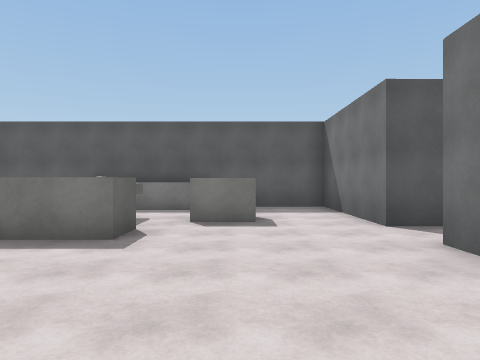
[1] (above)

18 first-person views from a walk through a Unity game level. The camera is 1.5 m above the floor, looks level and sees 70° across. The floor is counted in squares, 2 m on a side. Each view is taken from the middle of a square. On the plan, view 1 faces up. The plan holds only what a view shows up to about 11 squares ahead; the rest is blank. The place goes on beyond the plan. The player is left out. Surface patterns are stand-ins for the level's own textures.

[2]
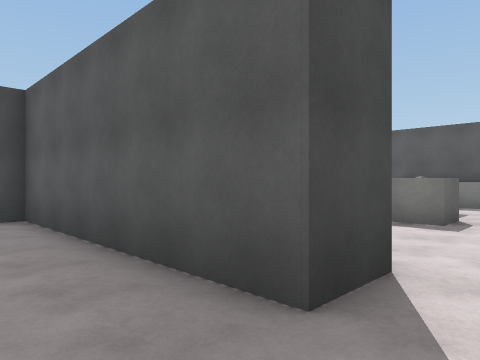

[3]
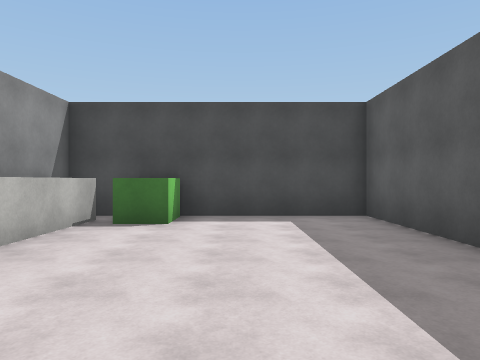

[4]
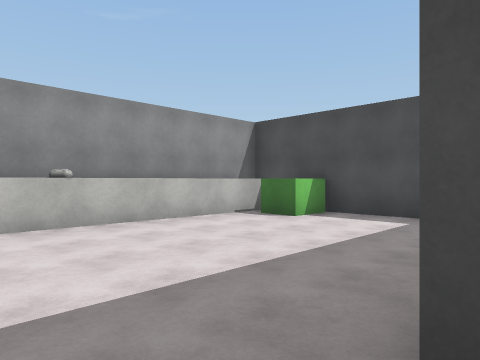

[5]
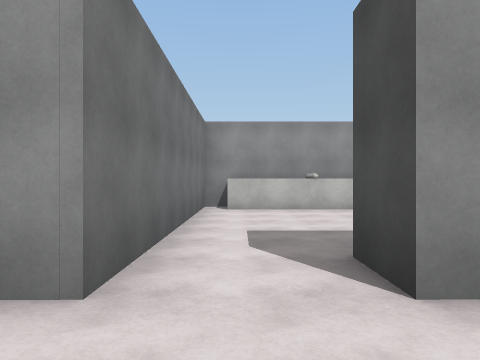

[6]
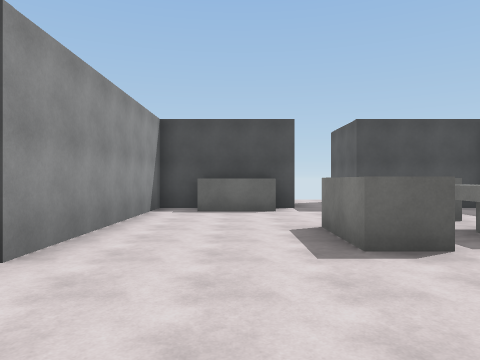

[7]
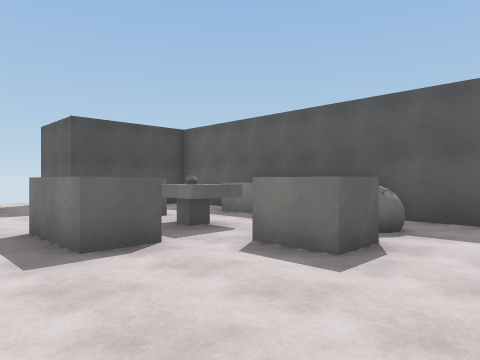

[8]
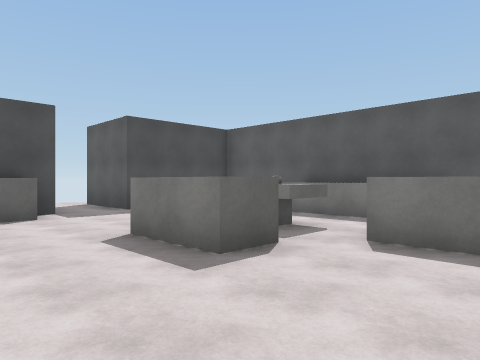

[9]
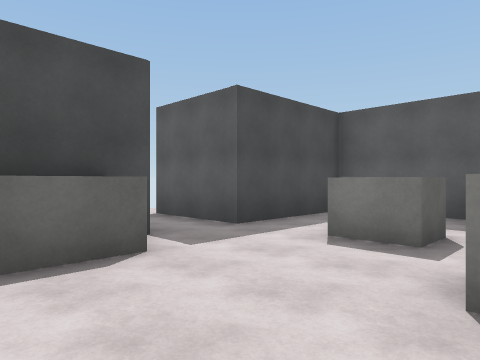

[10]
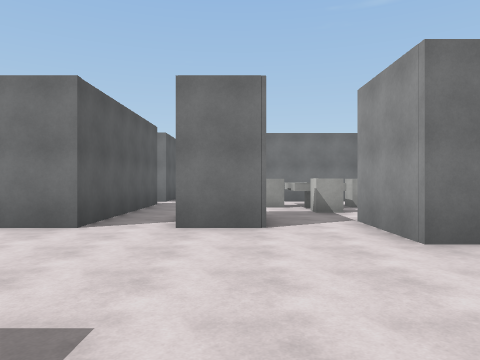

[11]
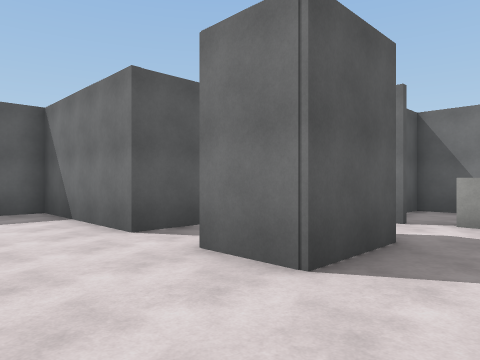

[12]
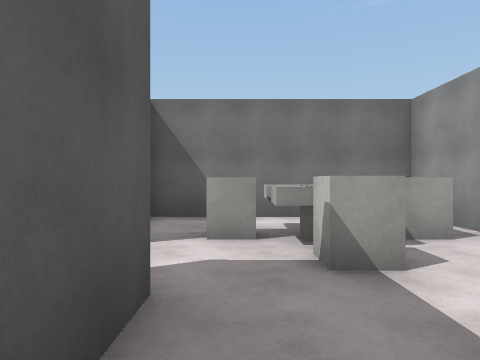

[13]
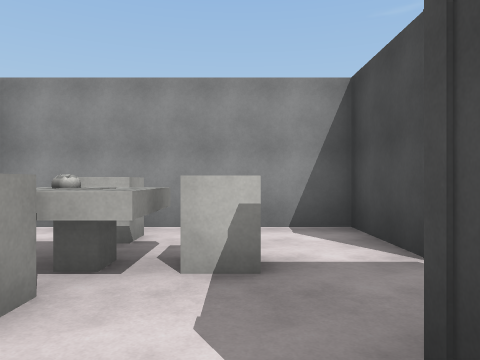

[14]
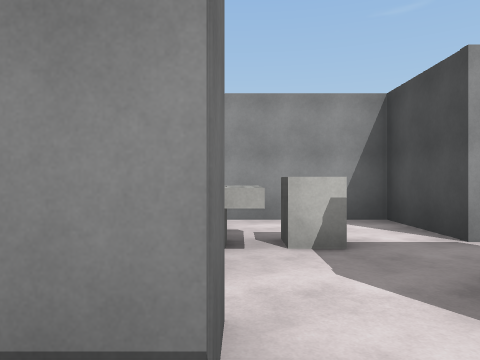

[15]
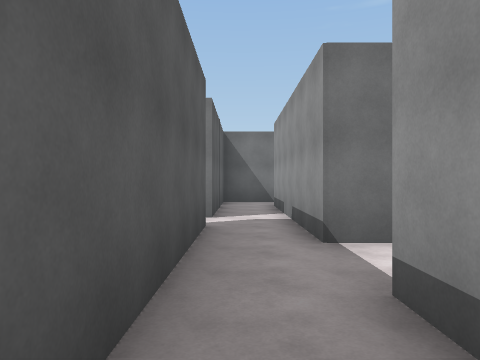

[16]
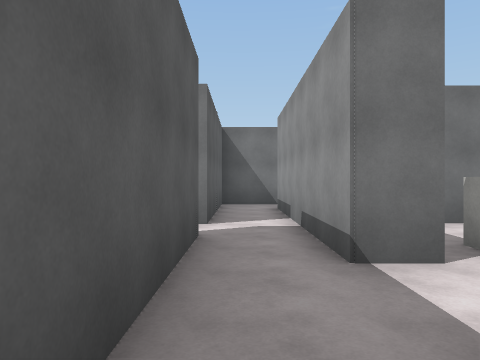

[17]
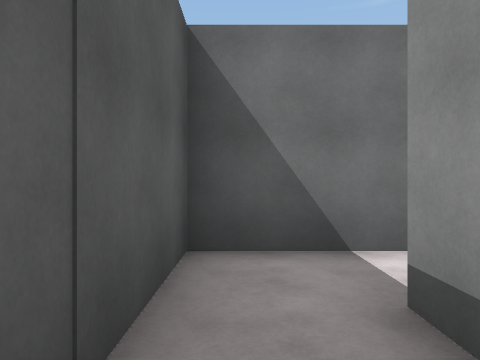

[18]
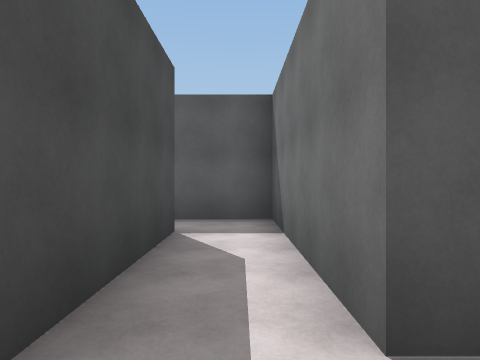

### Floor plan
Key: @ floor where view 1 was taken; # wall or solid block; . floor; ^ raised ledge; B block; G green block; A ball; O other object.
Columns run from 10 left of view 1 to 14 right of it. Each row starts with its distance up from view 1.
 10    ###########
  9    #..^^^^...#
  8    #......A..#
  7    #.B.^^BB..#
  6 .###.B.O^.B..############
  5 .......##...............#
  4    #.........##..######.#
  3    #.........##....#  #.#
  2    #.............B.#  #.#
  1    ######..###.B^O.#  #.#
  0    ######.@# #...B.#  #..
 -1    #.......# #.....#   .
 -2    #.......# #######
 -3    #.......#
 -4    #.......#
 -5    #G......#
 -6    #########

Where each view was taken, in squares from view 1:
view 1: 0 up, 0 right, facing up
view 2: 2 down, 0 right, facing up-left
view 3: 3 down, 0 right, facing left
view 4: 0 up, 0 right, facing down-left
view 5: 3 up, 0 right, facing down
view 6: 3 up, 2 right, facing left
view 7: 3 up, 2 right, facing up-left
view 8: 2 up, 1 right, facing up-left
view 9: 2 up, 3 left, facing up-left
view 10: 3 up, 3 left, facing right
view 11: 1 up, 0 right, facing up-right
view 12: 2 up, 2 right, facing right
view 13: 4 up, 5 right, facing down
view 14: 5 up, 6 right, facing down
view 15: 5 up, 2 right, facing right
view 16: 5 up, 3 right, facing right
view 17: 5 up, 10 right, facing right
view 18: 1 down, 13 right, facing up
